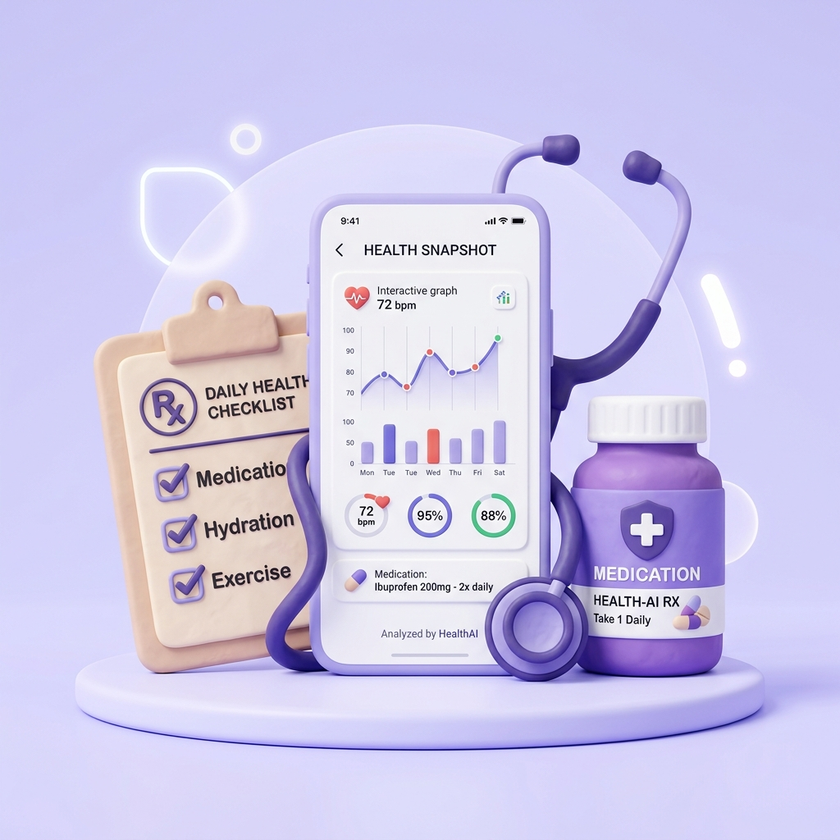
#> input picture app/assets/images/onboarding_1.png, 840 x 840 px, shrunk from 1024 x 1024 before the run
$ python -i preprocessor.py   (imports and definitions only)
#> lines starting #> are read from the running program, lines starting #| are printed output that depends on the picture; after the words box and inside, x2 and y2 are one past the last pixel; in counts of white or black regions, pixels touching at a corner belong together
#> further down, picture is the input picture: PIL image 840x840 RGB; mean R, G, B 205.7, 200.1, 234.4
import cv2
import numpy as np
from PIL import Image

class ImagePreprocessor:
    @staticmethod
    def enhance_for_ocr(image: Image.Image) -> Image.Image:
        """
        Enhance image for better OCR results. Includes binarization and denoising.
        """
        img_np = np.array(image.convert('RGB'))
        gray = cv2.cvtColor(img_np, cv2.COLOR_RGB2GRAY)
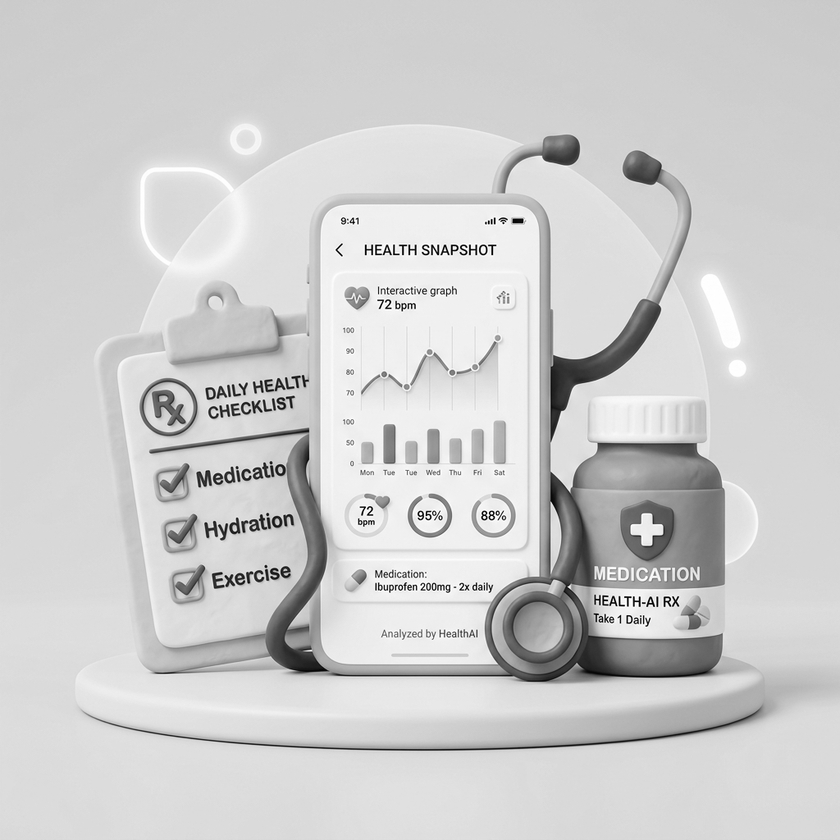
#> gray: shape (840, 840); min 0, max 255, mean 205.6

        # Denoising
        denoised = cv2.fastNlMeansDenoising(gray, h=10)

        # Adaptive Thresholding to handle shadows/lighting in photos
        binary = cv2.adaptiveThreshold(
            denoised, 255, cv2.ADAPTIVE_THRESH_GAUSSIAN_C, cv2.THRESH_BINARY, 11, 2
        )
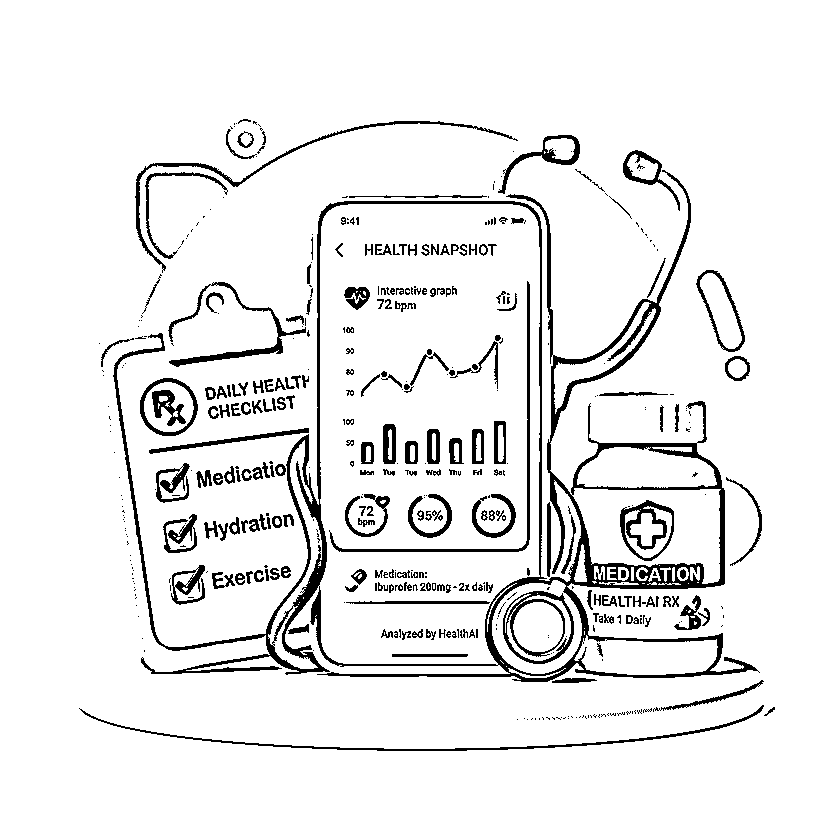
#> binary: shape (840, 840); 92.6% white; 464 black regions (246 under 20 px), largest, box (x1, y1, x2, y2) and area: (113, 170, 760, 682) 20940, (79, 705, 764, 751) 1585, (135, 121, 518, 273) 1536

        return Image.fromarray(binary)

>>> from PIL import Image
>>> picture = Image.open('../../app/assets/images/onboarding_1.png')
>>> result = ImagePreprocessor().enhance_for_ocr(picture)
